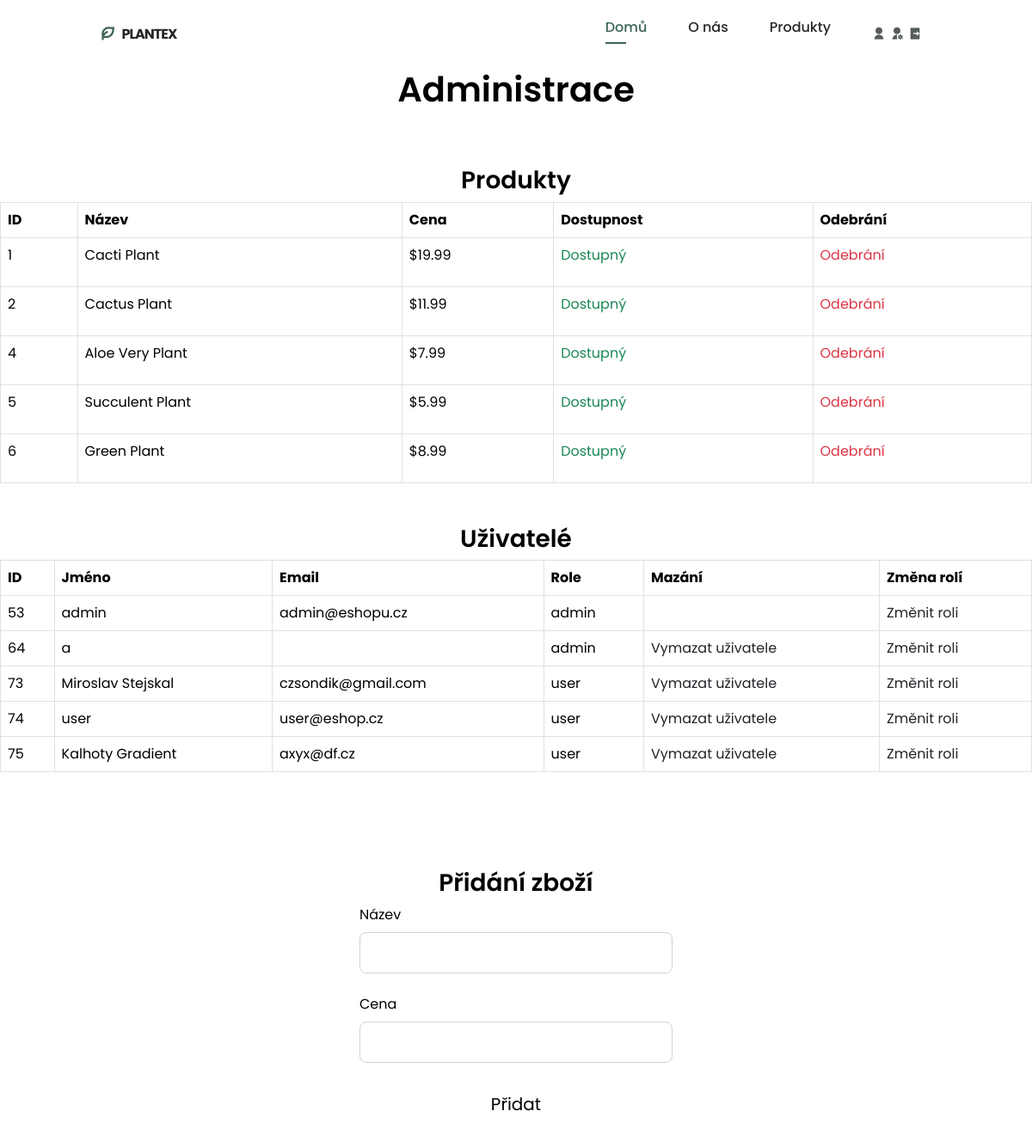
Page /adminpanel.php (signed in) on the committed database.
### tables this page shows
CREATE TABLE IF NOT EXISTS `products` (
  `productsId` int(11) NOT NULL AUTO_INCREMENT,
  `productsName` varchar(50) NOT NULL,
  `productsPrice` float DEFAULT NULL,
  `productAvailable` int(11) DEFAULT 1,
  PRIMARY KEY (`productsId`) USING BTREE
);

CREATE TABLE IF NOT EXISTS `users` (
  `usersId` int(11) NOT NULL AUTO_INCREMENT,
  `usersName` varchar(50) NOT NULL,
  `usersEmail` varchar(128) NOT NULL,
  `usersPwd` varchar(128) NOT NULL,
  `usersRole` varchar(50) DEFAULT NULL,
  PRIMARY KEY (`usersId`)
);

### adminpanel.php (the view, shortened to what this page needs)
<?php
include_once 'header.php';
include_once 'includes/dbh.inc.php';
?>
<div style="background-color: rgb(255,255,255);">
    <h1 style="margin-top: 5rem" class=" text-center text-black">Administrace</h1>
    <hr class="text-white">
    <?php
    $sql = "SELECT * FROM products";
    if ($result = mysqli_query($conn, $sql)) {
        if (mysqli_num_rows($result) > 0) {
            echo "<h3 class='text-center mt-5 text-black'>Produkty</h3>";
            echo "<table class='table table-bordered'>";
            echo "<tr>";
            echo "<th class='text-black'>ID</th>";
            echo "<th class='text-black'>Název</th>";
            echo "<th class='text-black'>Cena</th>";
            echo "<th class='text-black'>Dostupnost</th>";
            echo "<th class='text-black'>Odebrání</th>";
            echo "</tr>";
            while ($row = mysqli_fetch_array($result)) {
                echo "<tr>";
                echo "<td class='text-black'>" . $row['productsId'] . "</td>";
                echo "<td class='text-black'>" . $row['productsName'] . "</td>";
                echo "<td class='text-black'>$" . $row['productsPrice'] . "</td>";
                if ($row['productAvailable'] == 1) {
                    echo "<td> <a href=adminpanel.php?idProduct=" . $row['productsId'] . "&available=" . $row['productAvailable'] . productStatus($conn) . "><p class='text-success'>Dostupný</p><a/></td>";
                } else if ($row['productAvailable'] == 0) {
                    echo "<td> <a href=adminpanel.php?idProduct=" . $row['productsId'] . "&available=" . $row['productAvailable'] . productStatus($conn) . "><p class='text-danger'>Nedostupný</p><a/></td>";
                }
                echo "<td> <a href=adminpanel.php?idRemove=" . $row['productsId'] . "><p class='text-danger'>Odebrání</p><a/></td>";
                echo "</tr>";
            }
            echo "</table>";
        } else {
            echo "No rows in database.";
        }
    } else {
        echo "ERROR: $sql. " . mysqli_error($conn);
    }
    ?>
    <?php
    $sql = "SELECT * FROM users";
    if ($result = mysqli_query($conn, $sql)) {
        echo "<h3 class='text-center mt-5 text-black'>Uživatelé</h2>";
        echo "<table class='table table-bordered'>";
        echo "<tr>";
        echo "<th class='text-black'>ID</th>";
        echo "<th class='text-black'>Jméno</th>";
        echo "<th class='text-black'>Email</th>";
        echo "<th class='text-black'>Role</th>";
        echo "<th class='text-black'>Mazání</th>";
        echo "<th class='text-black'>Změna rolí</th>";
        echo "</tr>";
        if (mysqli_num_rows($result) > 0) {
            while ($row = mysqli_fetch_array($result)) {
                echo "<tr>";
                echo "<td class='text-black'>" . $row['usersId'] . "</td>";
                echo "<td class='text-black'>" . $row['usersName'] . "</td>";
                echo "<td class='text-black'>" . $row['usersEmail'] . "</td>";
                echo "<td class='text-black'>" . $row['usersRole'] . "</td>";
                if ($row['usersName'] == "admin") {
                    echo "<td></td>";
                }
                if ($row['usersName'] != "admin") {
                    echo "<td> <a href=adminpanel.php?idDelete=" . $row['usersId'] . deleteUser($conn) . ">Vymazat uživatele<a/></td>";
                }
                echo "<td> <a href=adminpanel.php?idEdit=" . $row['usersId'] . "&roleEdit=" . $row['usersRole'] . changeRole($conn) . ">Změnit roli<a/></td>";
                echo "</tr>";
            }
            echo "</table>";
        } else {
            echo "No rows in database.";
        }
    } else {
        echo "Error:  $sql. " . mysqli_error($conn);
    }
    ?>
    <div class="mask d-flex align-items-center h-100 gradient-custom-3">
        <div class="container h-100">
            <div class="row d-flex justify-content-center align-items-center h-100">
                <div class="col-12 col-md-9 col-lg-7 col-xl-6">
                    <div>
                        <div class="card-body p-5">
                            <h3 class='text-center mt-5 text-black'>Přidání zboží</h3>
                            <form class="text-black" action='' method="post">
                                <div class="form-outline mb-4">
                                    <label class="form-label" for="form3Example3cg">Název</label>
                                    <input type="text" name="productName" class="form-control form-control-lg"/>
                                </div>
                                <div class="form-outline mb-4">
                                    <label class="form-label" for="form3Example4cg">Cena</label>
                                    <input type="text" name="productPrice" class="form-control form-control-lg"/>
                                </div>
                                <div class="d-flex justify-content-center">
                                    <button type="submit" name="add" style="width: 150px"
                                            class="btn btn-block btn-lg text-black">Přidat
                                    </button>
                                </div>
                            </form>
                        </div>
                    </div>
                </div>
            </div>
        </div>
    </div>
</div>

### assets/css/styles.css (style rules this page uses)
:root { --header-height: 3.5rem; --hue: 152; --first-color: hsl(var(--hue), 24%, 32%); --first-color-alt: hsl(var(--hue), 24%, 28%); --first-color-light: hsl(var(--hue), 24%, 66%); --first-color-lighten: hsl(var(--hue), 24%, 92%); --title-color: hsl(var(--hue), 4%, 15%); --text-color: hsl(var(--hue), 4%, 35%); --text-color-light: hsl(var(--hue), 4%, 55%); --body-color: hsl(var(--hue), 0%, 100%); --container-color: #FFF; --body-font: 'Poppins', sans-serif; --big-font-size: 2rem; --h1-font-size: 1.5rem; --h2-font-size: 1.25rem; --h3-font-size: 1rem; --normal-font-size: .938rem; --small-font-size: .813rem; --smaller-font-size: .75rem; --font-medium: 500; --font-semi-bold: 600; --mb-0-5: .5rem; --mb-0-75: .75rem; --mb-1: 1rem; --mb-1-5: 1.5rem; --mb-2: 2rem; --mb-2-5: 2.5rem; --z-tooltip: 10; --z-fixed: 100; }
@media screen and (min-width: 968px) { :root { --big-font-size: 3.5rem; --h1-font-size: 2.25rem; --h2-font-size: 1.5rem; --h3-font-size: 1.25rem; --normal-font-size: 1rem; --small-font-size: .875rem; --smaller-font-size: .813rem; } }
* { box-sizing: border-box; padding: 0; margin: 0; }
html { scroll-behavior: smooth; }
body, button, input, textarea { font-family: var(--body-font); font-size: var(--normal-font-size); }
body { margin: var(--header-height) 0 0 0; background-color: var(--body-color); color: var(--text-color); transition: .4s; }
button { cursor: pointer; border: none; outline: none; }
h1,h2,h3 { color: var(--title-color); font-weight: var(--font-semi-bold); }
a { text-decoration: none; }
a { all: unset; }
.container { max-width: 968px; margin-left: var(--mb-1-5); margin-right: var(--mb-1-5); }
@media screen and (min-width: 767px) { body { margin: 0; } }
@media screen and (min-width: 992px) { .container { margin-left: auto; margin-right: auto; } }

### rows in the picture
products: productsId "1", productsName "Cacti Plant", productsPrice "19.99"
products: productsId "2", productsName "Cactus Plant", productsPrice "11.99"
products: productsId "4", productsName "Aloe Very Plant", productsPrice "7.99"
products: productsId "5", productsName "Succulent Plant", productsPrice "5.99"
products: productsId "6", productsName "Green Plant", productsPrice "8.99"
users: usersId "53", usersName "admin", usersEmail "admin@eshopu.cz", usersRole "admin"
users: usersId "64", usersName "a", usersRole "admin"
users: usersId "73", usersName "Miroslav Stejskal", usersEmail "czsondik@gmail.com", usersRole "user"
users: usersId "74", usersName "user", usersEmail "user@eshop.cz", usersRole "user"
users: usersId "75", usersName "Kalhoty Gradient", usersEmail "axyx@df.cz", usersRole "user"
